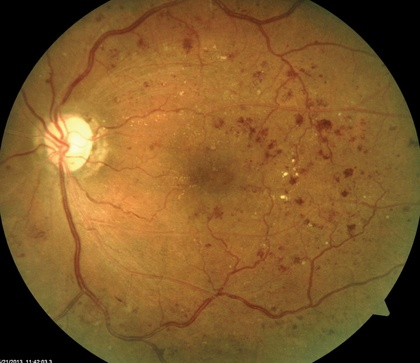
%> input picture Pipeline/Imagenes/DR1.jpg, 420 x 363 px, shrunk from 1002 x 867 before the run
$ octave Remocion_artefactos.m   (GNU Octave 9; MATLAB toolbox functions it lacks are replaced by stand-ins)
%> lines starting %> are read from the running program, lines starting %| are printed output that depends on the picture
### Pipeline/Funciones/cargarimagen.m
function [imRGB,imGray] = cargarimagen(file)
%CARGA DE IMAGEN Lectura de imagen desde un archivo
%   Si se pasa el argumento file, abre el archivo de imagen y devuelve la
%   imagen en RGB y (opcional) en escala de grises.
%   Si no se pasa argumento, brinda una interfaz para elegir el archivo de
%   donde se obtiene la imagen. Mismo output.
%   Parametros:
%   - file (opcional): nombre del archivo o ruta completa del archivo
%   Retornos:
%   - imRGB: imagen leida directamente del archivo (generalmente en RGB)
%   - imGray (opcional): imagen conve rtida a escala de grises
% -------------------------------
    if (nargin == 0) % no se pasa el nombre del archivo por imagen
        [filename, path] = uigetfile ({'*.jpg;*.tif;*.png;*.gif',...
            'All Image Files';'*.*','All Files'},...
            'Seleccione la imagen');
%> the answer given: Imagenes/DR1.jpg
        if(filename == 0)
            fprintf('No se selecciono archivo\n')
            return;
        else
            fprintf('Archivo Seleccionado:\n ')
            disp(filename);
            fprintf('Path:\n ')
            disp(strcat(path,filename));
            imRGB = im2double(imread(strcat(path,filename)));

        end

        % Se da la direccion del archivo a abrir
    else
        [path,name,ext] = fileparts(file);
        fprintf('======= Carga de Imagen ======= \n ');
        fprintf('-- Imagen Seleccionado:\n ')
        disp(strcat(name,ext));
        fprintf('Path:\n ')
        if(size(path) == 0)
            which(strcat(name,ext))
        else
            disp(path);
        end
        imRGB = im2double(imread(file));
    end

    % Argumento de salida opcional
    switch nargout
        case 2
            if( size(imRGB,3) == 3 )
                % Convierte la imagen original RGB en escala de grises
                imGray = im2double(rgb2gray(imRGB));
            else
                % En el caso de que la imagen original este en escala de
                % grises, las dos imagenes quedan iguales
                imGray = imRGB;
            end
    end

end

### Pipeline/Remocion_artefactos.m
%% ======= Eliminacion de artefactos
% Autor: RODRIGUEZ RUIZ DIAZ, Hernan Jorge
% Se utiliza la medicion del contraste de Weber para obtener los puntos
% donde se producen los artefactos por la iluminacion en el lente. Para
% ello se utiliza una version de la imagen con filtro de mediana y se hace
% una comparacion con los valores de los pixeles de la imagen.

%% ======= Carga imagen
clear all; close all; clc;
addpath('./Funciones');
addpath('./Imagenes');

[imRGB]= cargarimagen(); % Funcion para obtener la imagen
[M,N,t] = size(imRGB);
%> M = 363; N = 420; t = 3
canal_verde = zeros(size(imRGB));
canal_verde(:,:,2) = imRGB(:,:,2);
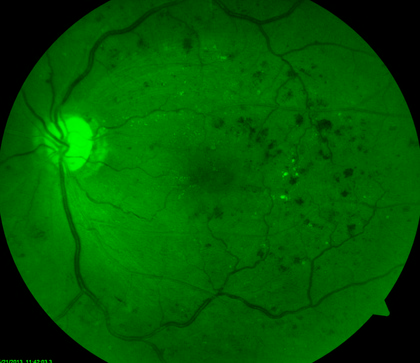
%> canal_verde: size 363x420x3 double; mean R, G, B 0, 0.349, 0

%%
close all;
% -- Filtrado de mediana a la imagen
ventAlto = 50; ventAncho = 50;
imMediana(:,:,1) = medfilt2(imRGB(:,:,1) ,[ventAlto ventAncho]);
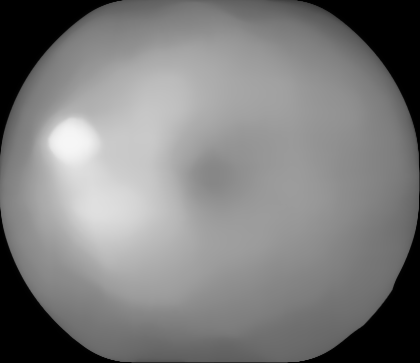
%> imMediana: size 363x420 double; min 0, max 0.965, mean 0.492
imMediana(:,:,2) = medfilt2(imRGB(:,:,2) ,[ventAlto ventAncho]);
imMediana(:,:,3) = medfilt2(imRGB(:,:,3) ,[ventAlto ventAncho]);
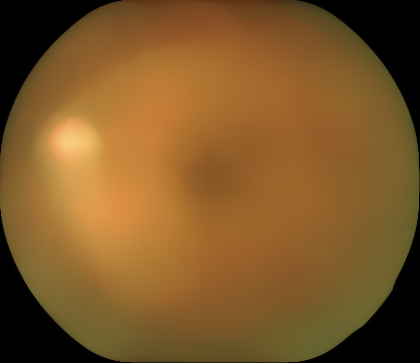
%> imMediana: size 363x420x3 double; mean R, G, B 0.492, 0.344, 0.157

%%
% ======== Graficacion imagen original y filtrada
f = figure('Name', 'imagen original y con filtro de mediana');
imshowpair(imRGB,imMediana,'montage')
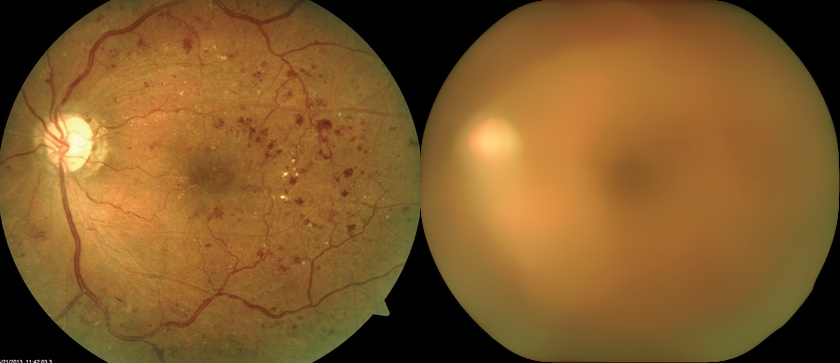
%> displayed picture: size 363x840x3, on the screen's scale of 0 to 255; mean R, G, B 128.5, 90, 41.5
% set(f,'WindowStyle','docked')

% Operacion de contraste de Weber
contrast_Weber = (imRGB(:,:,2) - imMediana(:,:,2))...
    ./imMediana(:,:,2);
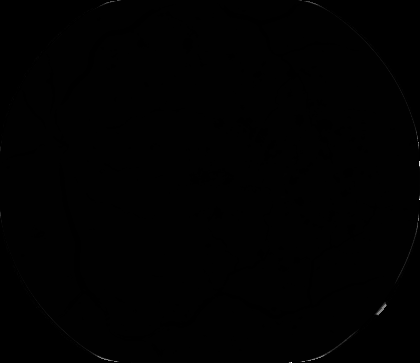
%> contrast_Weber: size 363x420 double; 13.02% of the values are NaN or infinite; the others: min -1, max 217, mean 0.173; drawn with min black, max white, NaN and infinite black

tc = 0.01; % valor de tolerancia
im_modif = imRGB;

for i=1:M
    for j=1:N
        if(contrast_Weber(i,j)>tc)
            im_modif(i,j,:) = imMediana(i,j,:);
        end
    end
end
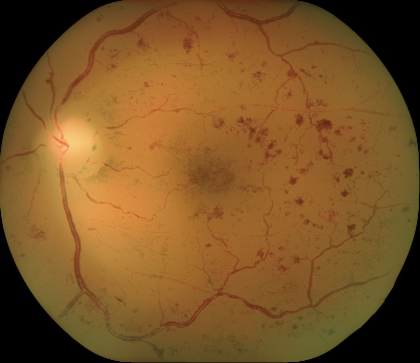
%> im_modif: size 363x420x3 double; mean R, G, B 0.485, 0.333, 0.151

f = figure('Name', 'imagen original y modificada');
imshowpair(imRGB,im_modif,'montage')
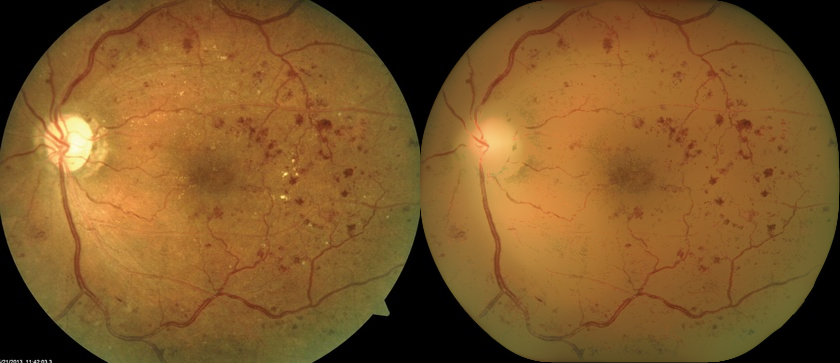
%> displayed picture: size 363x840x3, on the screen's scale of 0 to 255; mean R, G, B 125.3, 87, 40
set(f,'WindowStyle','docked')
